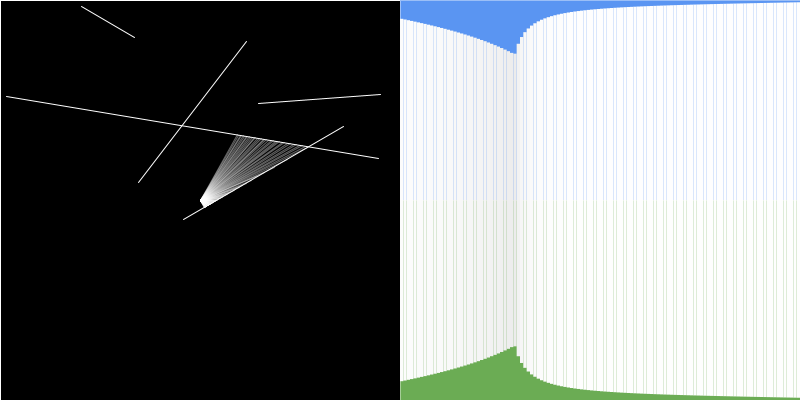
Frame 1 (no input)
Frame 60 (the mouse pressed at the canvas centre just before this capture): identical to frame 1, image omitted
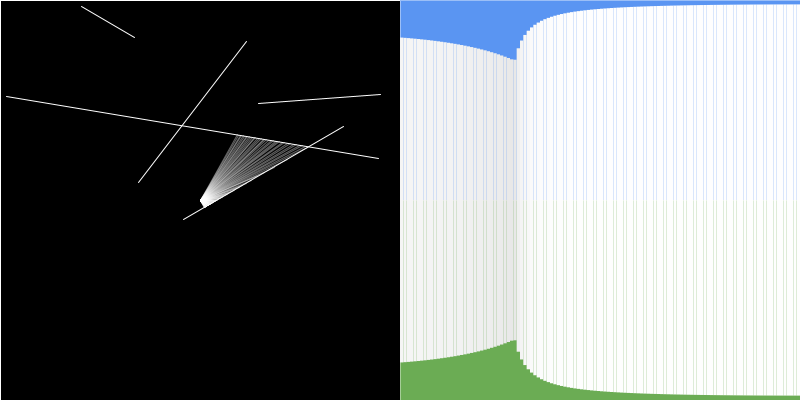
Frame 120 (the mouse held since frame 60 and released just before this capture)

The Processing sketch that drew these frames (run headless with seeded random() and noise(); from frame 60 on, the mouse is pressed at the canvas centre):

// Processing sketch: Rendering_Raycasting
// ── Rendering_Raycasting.pde
// The Coding Train
// Coding Challenge 146 - Rendering Raycasting
// https://www.youtube.com/watch?v=vYgIKn7iDH8

// [FIXED] BUG: 1P viewport is not rendering slices all the way across
//      was due to float/int division : sceneW 400 / FOV 60 leaves a gap
//      adjusting some values to float fixes the issue, should review across
// BUG: striping occurring in wall render after previous fix
//       probably accumulated float errors leading to small gaps

ArrayList<Boundary> walls;
Particle particle;
float xoff = 0;
float yoff = 1000;

// viewport for the overhead representation
float sceneW;
int sceneH;

// number of slices/rays
int FOV = 120;
float sliceWidth;

// distance values for rays
// confusing nomenwclature - above 'scene'
// is the overhead viewport, but here it
// is going to be used for the 1P viewport
float[] scene;

void setup(){
  // could also move this to settings() to 
  // allow variable params in size() - see Reference
  size(800, 400);
  //fullScreen();
  sceneW = width / 2;
  sceneH = height;
  
  scene = new float[FOV];
  sliceWidth = sceneW / FOV; 
  
  walls = new ArrayList<Boundary>();
  for (int i = 0; i < 5; i++){
    float x1 = random(sceneW);
    float y1 = random(sceneH);
    float x2 = random(sceneW);
    float y2 = random(sceneH);
    walls.add(new Boundary(x1, y1, x2, y2)); 
  }
  //add scene boundaries
  walls.add(new Boundary(0, 0, sceneW, 0));
  walls.add(new Boundary(sceneW, 0, sceneW, sceneH));
  walls.add(new Boundary(sceneW, sceneH, 0, sceneH));
  walls.add(new Boundary(0, sceneH, 0, 0));
  
  particle = new Particle(FOV);
}

void keyPressed(){
  if (key == 'a'){
    particle.rotate(-0.05); 
  }
  if (key == 'd'){
    particle.rotate(0.05);
  }
  if (key == 'w'){
    particle.move(1); 
  }
  if (key == 's'){
    particle.move(-1); 
  }
}

void draw(){
  background(0);
  for (Boundary w : walls){
    w.show(); 
  }

  //particle.update(noise(xoff)*sceneW, noise(yoff)*sceneH);
  //xoff += 0.01;
  //yoff += 0.01;
  //particle.update(mouseX, mouseY);
  //particle.show();   // different effects possible by playing with show
                       // moving before update means it lags a bit behind, 
                       // almost like a lens flare

  scene = particle.look(walls);

  // render floor & ceiling
  fill(90, 149, 242);
  rect(sceneW, 0, width/2, height/2);
  fill(107, 172, 84);
  rect(sceneW, height/2, width/2, height/2); 

  for (int i = 0; i < FOV ; i++){
    // inverse-square for brightness
    float iSq = scene[i] * scene[i];
    float wSq = sceneW * sceneW;
    //float brightness = map(scene[i], 0, sceneW, 255, 0);
    float brightness = map(iSq, 0, wSq, 255, 0);
    
    fill(brightness);
    //stroke(0);
    noStroke();
    float xoff = sceneW;
    // Shiffman translates to (sceneW,0) and uses 
    // rectMode(CENTER) to simplify some of these calculations
    //float sliceH = (sceneH / scene[i]) * 10;
    float sliceH = map(scene[i], 0, sceneW, sceneH, 0);
    rect(sliceWidth * i + xoff, sceneH/2 - sliceH/2, sliceWidth, sliceH);
  }
}
// ── Boundary.pde



class Boundary{
  PVector a;
  PVector b;
  
  Boundary(float x1, float y1, float x2, float y2){
    a = new PVector(x1, y1);
    b = new PVector(x2, y2);
  }
  
  void show(){
    stroke(255);
    line(a.x, a.y, b.x, b.y);
  }
}
// ── Particle.pde


// class should probably be renamed, this is now
// the first-person camera...
class Particle{
  PVector pos;
  ArrayList<Ray> rays;
  int FOV;
  float heading;
  
  Particle(int FOV_){
    pos = new PVector(sceneW/2, height/2);
    rays = new ArrayList<Ray>();
    FOV = FOV_;
    heading = 0;
    
    for (int a = -FOV/2; a < FOV/2; a += 1){
       rays.add(new Ray(pos, radians(a)));
    }
  }
  
  void rotate(float angle){
    heading += angle;
    for (Ray r : rays){
       r.rotate(angle);
    }
  }
  
  void move(float amount){
     PVector velocity = PVector.fromAngle(heading);
     velocity.setMag(amount);
     pos.add(velocity);
  }
  
  void show(){
    fill(255, 0, 0);
    ellipse(pos.x, pos.y, 4, 4);
    for (Ray r : rays){
      r.show();
    }
  }
  
  float[] look(ArrayList<Boundary> walls){
    float[] scene = new float[FOV];
    int i = 0;
    for (Ray r : rays){
      float record = Float.POSITIVE_INFINITY;
      PVector closest = null;
      for (Boundary w : walls){
        PVector p = r.cast(w);
        if (p != null){
          float d = dist(pos.x, pos.y, p.x, p.y);
          float a = r.dir.heading() - heading;
          if (!mousePressed){
            d *= cos(a);
          }
          if (d < record){ 
            record = d;
            closest = p;
          }
        }
      }
      if (closest != null){
        stroke(255, 100);
        line(pos.x, pos.y, closest.x, closest.y);        
      }
      scene[i] = record;
      i++;
    }
    return scene;
  }
  
  void update(float x, float y){
    pos.x = x;
    pos.y = y;
  }
}
// ── Ray.pde




class Ray{
  PVector pos;
  PVector dir;
  
  Ray(PVector p, float angle){
    pos = p;
    dir = PVector.fromAngle(angle);
  }
  
  void show(){
    stroke(255);
    pushMatrix();
      translate(pos.x, pos.y);
      line(0, 0, dir.x * 10, dir.y * 10);
    popMatrix();
  }
  
  void lookAt(float x, float y){
    dir.x = x - pos.x;
    dir.y = y - pos.y;
    dir.normalize();
  }
  
  void rotate(float angle){
    dir.rotate(angle);
  }
  
  PVector cast(Boundary wall){
    float x1 = wall.a.x;
    float y1 = wall.a.y;
    float x2 = wall.b.x;
    float y2 = wall.b.y;
    
    float x3 = pos.x;
    float y3 = pos.y;
    float x4 = pos.x + dir.x;
    float y4 = pos.y + dir.y;
    
    float denom = ((x1 - x2)*(y3 - y4)) - ((y1 - y2)*(x3 - x4));
    
    if (denom == 0){
      return null; 
    }
      
    float t = (((x1 - x3)*(y3 - y4)) - ((y1 - y3)*(x3 - x4))) / denom;      
    float u = (((x1 - x3)*(y1 - y2)) - ((y1 - y3)*(x1 - x2))) / denom;
    
    if (t > 0 && t < 1 && u > 0){
      PVector pt = new PVector();
      pt.x = x1 + t * (x2 - x1);
      pt.y = y1 + t * (y2 - y1);
      return pt; 
    } else {
      return null; 
    } 
  }
}
